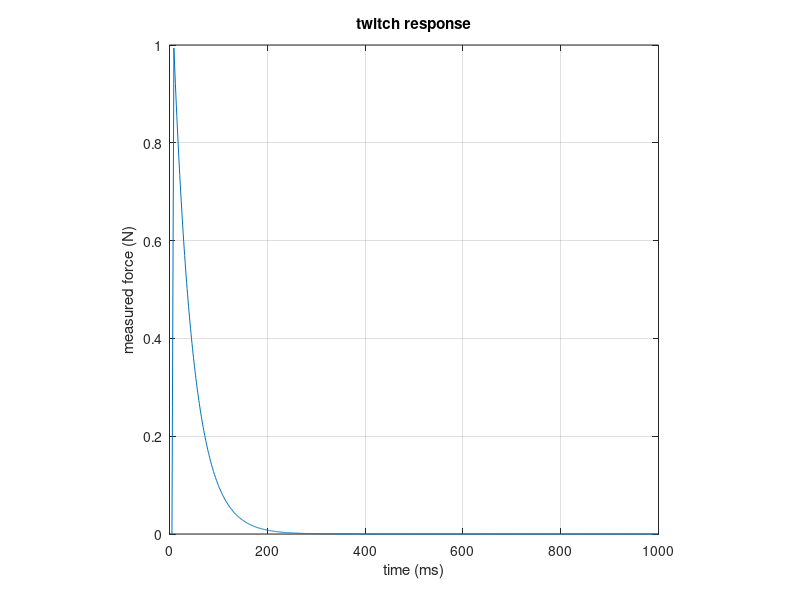

This figure's MATLAB source:
% Created by: Anthony Le
% Last updated: 05-19-2017
% ROB 562: Human Control Systems

% Problem Set 3
%% Problem 1
clear;
close all;

b = 0.2;
K_s = 3;
K_p = 2;
T(1) = 1;

x_delta = 0;
x_dot = 0;

dT = 0.001;

T_o = 0;
T = 0;
T_plot = [];

for t = dT:dT:1
    if t > 0.005 && t < 0.01
        T_o = 17.2;
    else
        T_o = 0;
    end

    T_dot = (K_s/b) * ((K_p*x_delta) + (b*x_dot) - ((1+(K_p/K_s)) * T) + T_o);
    T = T + T_dot * dT;
    
    T_plot = [T_plot; T];
end

figure();
plot(T_plot(:,1));
title('twitch response');
xlabel('time (ms)');
ylabel('measured force (N)');
axis square
grid on
hold on
